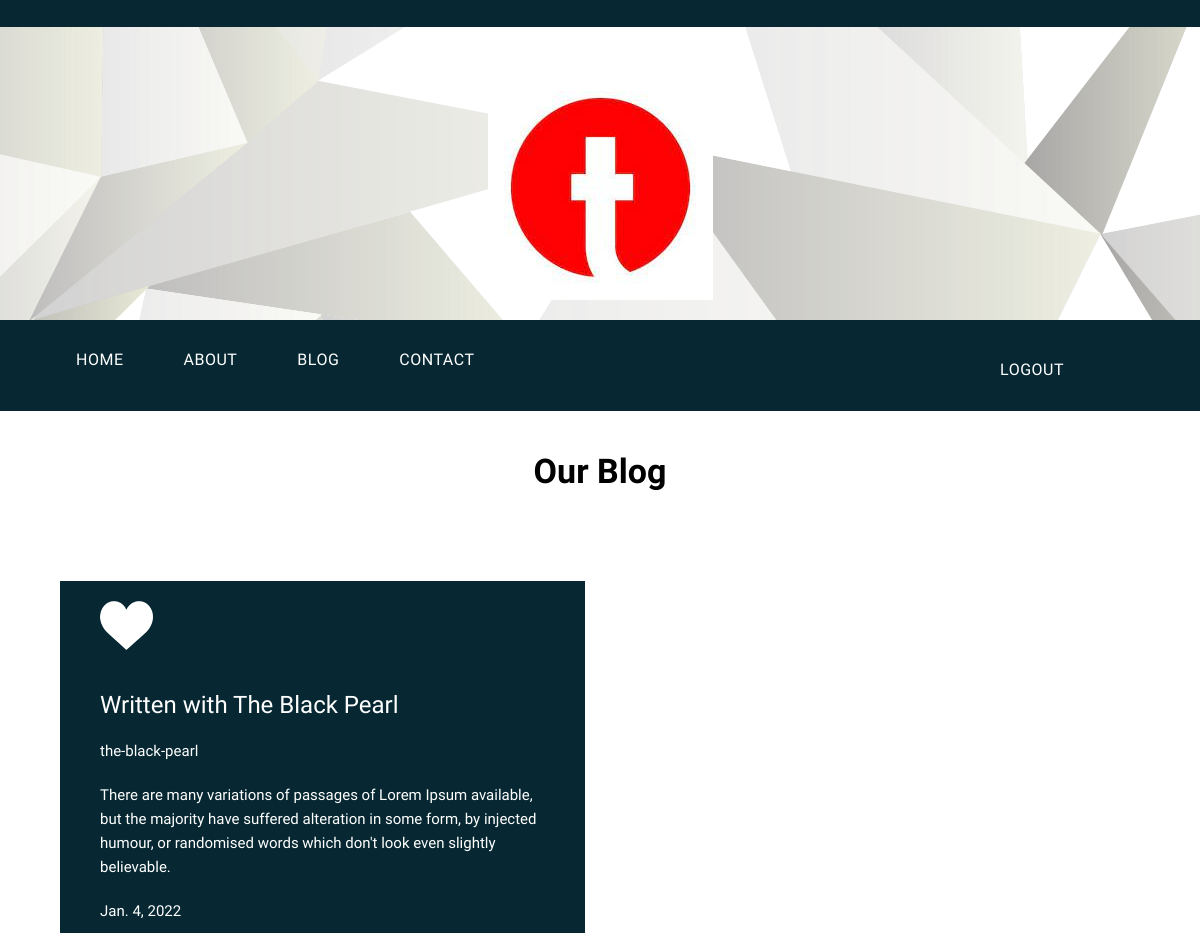
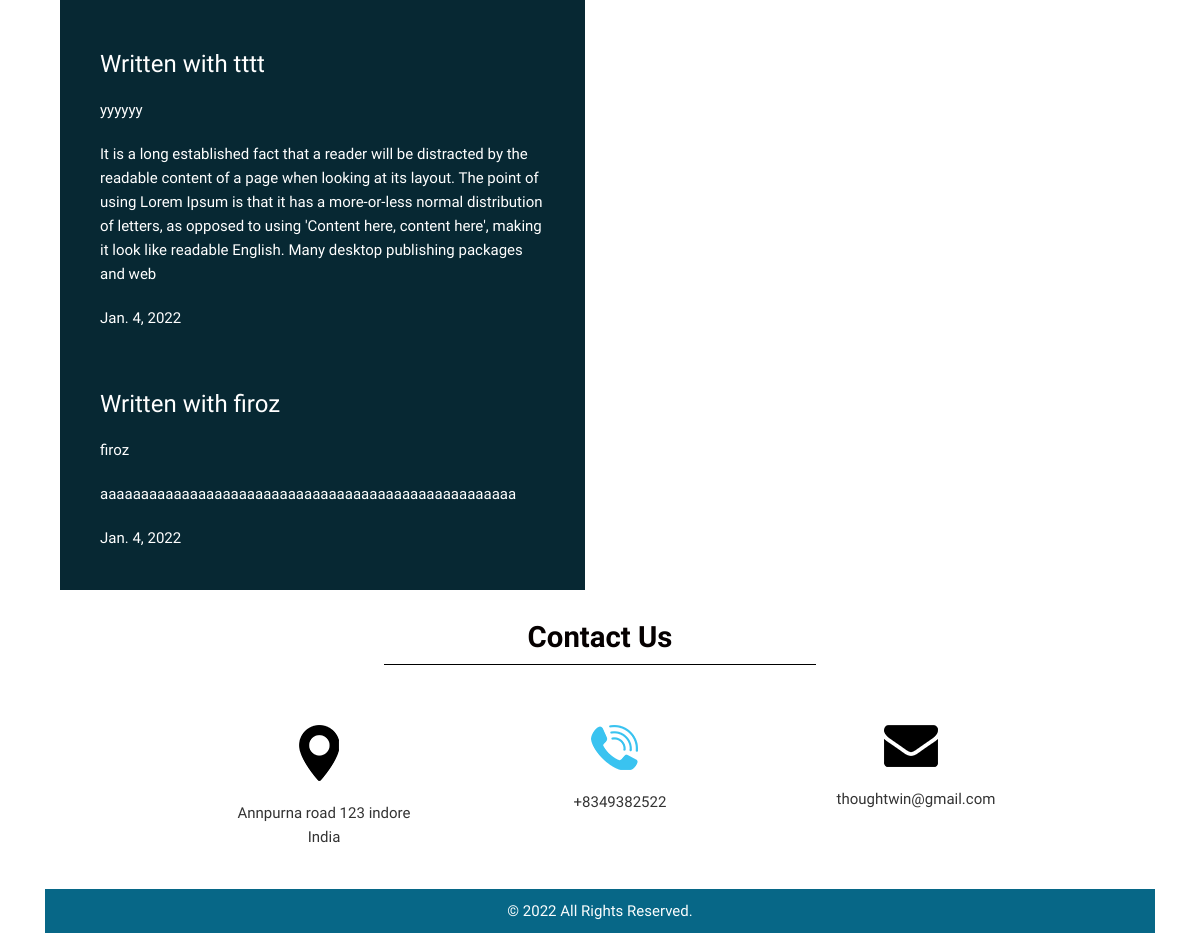
Screenshot of /blog/ with the database file from the repository (2 pictures, top to bottom).
### blog_app/models.py (models this page shows, shortened)
class Blog(models.Model):
    title = models.CharField(max_length = 250,default=True)
    slug = models.SlugField(max_length = 250,default=True)
    text = models.TextField()
    published_at = models.DateField(auto_now_add = True)
    status = models.CharField(
        max_length = 10,
        choices = STATUS_CHOICES,
        default ='draft')
    class Meta:
       ordering = ('-published_at', )

### blog_app/views.py (the view)
# urls.py: 2. Add a URL to urlpatterns:  path('blog/', include('blog.urls'))
def blog(request):
    if request.method == 'GET':
        blogs = Blog.objects.filter(status='published').order_by('-published_at')
        return render(request,'blog.html',{'blogs':blogs})
    return render (request,'blog.html')

### templates/blog.html (shortened to what this page needs)
{% extends "base.html" %}
{% load static %}
{% block content%}
{% include "header.html" %}
    <div class="blog_main">
    	<div class="container">
    		<div class="row">
    			<div class="col-sm-12">
    				<h1 class="blog_text">Our Blog</h1>
    			</div>
    	    </div>
	<div class="service_main">
		<div class="container">
			<div class="row">
				<div class="col-md-6">
					<div class="written_text">
						<div class="like_icon"><img src="{% static 'images/like-icon.png' %}"></div>
						{% for blog in blogs %}
						<h1 class="written_text">Written with {{blog.title}}</h1>
						<p>{{blog.slug}}</p>
						<p>{{blog.text}}</p>
						<p>{{blog.published_at}}</p>
						{% endfor %}
					</div>
				</div>
		{% include "footer.html" %}
		{% endblock content %}

### templates/base.html (shortened to what this page needs)
{% load static %}
<!DOCTYPE html>
<html lang="en">
<head>
<link rel="stylesheet" type="text/css" href="{% static 'css/bootstrap.min.css' %}">
<link rel="stylesheet" type="text/css" href="{% static 'css/style_dashboard.css' %}">
<link rel="stylesheet" href="{% static 'css/responsive.css' %}">
<link rel="stylesheet" href="{% static 'css/jquery.mCustomScrollbar.min.css' %}">
<link rel="stylesheet" href="https://netdna.bootstrapcdn.com/font-awesome/4.0.3/css/font-awesome.css">
<link rel="stylesheet" href="{% static 'css/owl.carousel.min.css' %}">
<link rel="stylesheet" href="{% static 'css/owl.theme.default.min.css' %}">
<link rel="stylesheet" href="https://cdnjs.cloudflare.com/ajax/libs/fancybox/2.1.5/jquery.fancybox.min.css" media="screen">
</head>
<body>
    {% block content %} {% endblock content %}
</body>

### templates/header.html (shortened to what this page needs)
{% load static %}
<body>
	<div class="header_main">
		<div class="container">
			<div class="logo"><a href="{% url 'dashboard' %}"><img src="{% static 'images/1572425434317.jpeg' %}"></a></div>
		</div>
	</div>
	<div class="header">
		<div class="container">
            <div class="col-sm-12">
                 <div class="menu-area">
                    <nav class="navbar navbar-expand-lg ">
                        <div class="collapse navbar-collapse" id="navbarSupportedContent">
                            <ul class="navbar-nav mr-auto">
                               <li class="nav-item active">
                                <a class="nav-link" href="{% url 'dashboard' %}">HOME<span class="sr-only">(current)</span></a> </li>
                               <li class="nav-item">
                                <a class="nav-link" href="{% url 'about' %}">ABOUT</a></li>
                               <li class="#" href="#">
      	                        <a class="nav-link" href="{% url 'blog' %}">BLOG</a></li>
                               <li class="nav-item" href="#">
      	                        <a class="nav-link" href="{% url 'contact'%}">CONTACT</a></li>
                               <li class="last" href="#">
                                <a class="nav-link" href="{% url 'confirmation'%}">LOGOUT</a></li>
                            </ul>
                        </div>
                    </nav>
                </div>
            </div>
        </div>
    </div>

### templates/footer.html
{% load static %}
<div class="contact_main">
    <div class="container">
        <div class="row">
            <div class="col-sm-12">
                <h1 class="touch_text">Contact Us</h1>
            </div>
        </div>
    </div>
    <div class="contact_section_2">
        <div class="container">
            <div class="row">
                <div class="col-sm-4">
                    <div class="map_icon">
                        <img src="{% static 'images/map-icon.png' %}" style="max-width: 100%;padding-left: 30px; ">
                        <p class="email-text"><a href="#">Annpurna road 123 indore<br>India</a></p>
                    </div>
                </div>
                <div class="col-sm-4">
                    <div class="map_icon">
                        <img src="{% static 'images/call-icon.png' %}" style="max-width: 100%;padding-left: 30px;">
                        <p class="email-text"><a href="#">+8349382522</a></p>
                    </div>
                </div>
                <div class="col-sm-4">
                    <div class="map_icon">
                        <img src="{% static 'images/email-icon.png' %}" style="max-width: 100%; padding-left: 30px;">
                        <p class="email-text"><a href="#">thoughtwin@gmail.com</a></p>
                    </div>
                </div>
            </div>
        </div>
    </div>
<div class="copyright">
    <div class="container">
        <div class="row">
            <div class="col-sm-12">
               <p class="copyright_text">© 2022 All Rights Reserved. <a href="https://html.design"></a></p>
            </div>
        </div>
    </div>
</div>

### static/css/style_dashboard.css (style rules this page uses)
* { box-sizing: border-box !important; transition: ease all 0.5s; }
html { scroll-behavior: smooth; }
body { color: #666666; font-size: 14px; font-family: 'Raleway', sans-serif;; line-height: 1.80857; font-weight: normal; overflow-x: hidden; }
a { color: #1f1f1f; text-decoration: none !important; outline: none !important; -webkit-transition: all .3s ease-in-out; -moz-transition: all .3s ease-in-out; -ms-transition: all .3s ease-in-out; -o-transition: all .3s ease-in-out; transition: all .3s ease-in-out; }
h1, h2, h3, h4, h5, h6 { letter-spacing: 0; font-weight: normal; position: relative; padding: 0 0 10px 0; font-weight: normal; line-height: normal; color: #111111; margin: 0 }
h1 { font-size: 24px }
*, *::after, *::before { -webkit-box-sizing: border-box; -moz-box-sizing: border-box; box-sizing: border-box; }
ul, li, ol { margin: 0px; padding: 0px; list-style: none; }
p { margin: 20px; font-weight: 400; font-size: 15px; line-height: 24px; }
a { color: #ffffff; text-decoration: none; outline: none !important; }
.header_main { width: 100%; float: left; background-image: url(../images/header.png); height: auto; padding-top: 20px; padding-bottom: 40px; }
.logo { width: 100%; float: left; text-align: center; margin-top: 55px; }
.header { width: 100%; width: 100%; float: left; background-color: #072833; padding-bottom: 10px; padding-top: 10px; }
.header_main { width: 100%; float: left; background-image: url(../images/header.png); height: auto; padding-bottom: 20px; }
.last { padding-top: 10px; padding-left: 40px; }
.navbar-expand-lg .navbar-nav .nav-link { padding-right: 60px; padding-left: 0; color: #fff; font-size: 16px; letter-spacing: 0.5px; }
.navbar-nav.mr-auto { width: 100%; margin: 0; display: block; }
.navbar-nav.mr-auto li { float: left; }
.navbar-nav.mr-auto li.last { float: right; }
.service_main { width: 100%; float: left; margin-top: 30px; }
.written_text { width: 100%; float: left; background-color: #072833; height: auto; padding: 20px; }
.written_text { width: 100%; float: left; color: #ffffff; margin-top: 20px; }
.like_icon { padding-left: 20px; min-height: 50px; }
.touch_text { width: 27%; margin: 0 auto; text-align: center; border-bottom: 1px solid #000; color: #050000; font-size: 22pt; font-weight: bold; }
.contact_main { width: 100%; float: left; background-color: #ffffff; padding-top: 40px; }
.contact_section_2 { width: 50%; margin: 0 auto; display: block; padding-top: 40px; }
.map_icon { width: 100%; float: left; margin-top: 20px; margin-bottom: 20px; text-align: center; }
.copyright { width: 100%; float: left; background-color: #076787; padding-top: 10px; padding-bottom: 10px; }
.copyright_text { width: 100%; float: left; color: #fbfdfd; text-align: center; margin: 0px; }
.email-text { width: 100%; float: left; color: #3ac3f0; }
.email-text a { text-decoration: none; color: #333; }
.contact_main { width: 100%; float: left; padding-top: 30px; }
.blog_main { width: 100%; float: left; }
.blog_text { width: 100%; float: left; font-size: 34px; color: #000; text-align: center; font-weight: bold; padding-top: 40px; padding-bottom: 40px; }

### static/css/responsive.css (style rules this page uses)
.contact_section_2 { width: 80%; }
.touch_text { width: 40%; }

### rows the page displays
Blog: title "The Black Pearl", slug "the-black-pearl", text "There are many variations of passages of Lorem Ipsum available, but the majority have suffered alteration in some form, by injected humour, or randomised words which don't look even slightly believable.", published_at "Jan. 4, 2022"
Blog: title "tttt", slug "yyyyyy", text "It is a long established fact that a reader will be distracted by the readable content of a page when looking at its layout. The point of using Lorem Ipsum is that it has a more-or-less normal distribution of letters, as opposed to using 'Content here, content here', making it look like readable English. Many desktop publishing packages and web", published_at "Jan. 4, 2022"
Blog: title "firoz", slug "firoz", text "aaaaaaaaaaaaaaaaaaaaaaaaaaaaaaaaaaaaaaaaaaaaaaaaaaa", published_at "Jan. 4, 2022"
